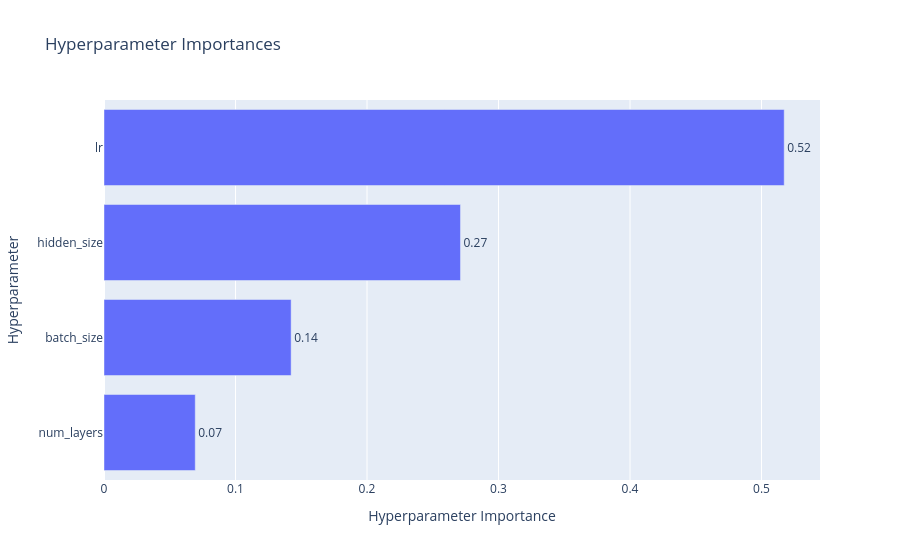

Write notebook code for a chart like this one.
### Code cell
vis.plot_param_importances(study)

### Figure 1 — Plotly figure (JSON) as saved in the notebook; plotly's stock layout.template omitted (floating-point values rounded to 4 significant figures)
{"data": [{"cliponaxis": false, "hovertemplate": ["num_layers (IntDistribution): 0.06938935221233977<extra></extra>", "batch_size (CategoricalDistribution): 0.1422982770779504<extra></extra>", "hidden_size (IntDistribution): 0.271068137595127<extra></extra>", "lr (FloatDistribution): 0.5172442331145829<extra></extra>"], "name": "Objective Value", "orientation": "h", "text": ["0.07", "0.14", "0.27", "0.52"], "textposition": "outside", "type": "bar", "x": [0.06939, 0.1423, 0.2711, 0.5172], "y": ["num_layers", "batch_size", "hidden_size", "lr"]}], "layout": {"title": {"text": "Hyperparameter Importances"}, "xaxis": {"title": {"text": "Hyperparameter Importance"}}, "yaxis": {"title": {"text": "Hyperparameter"}}}}
